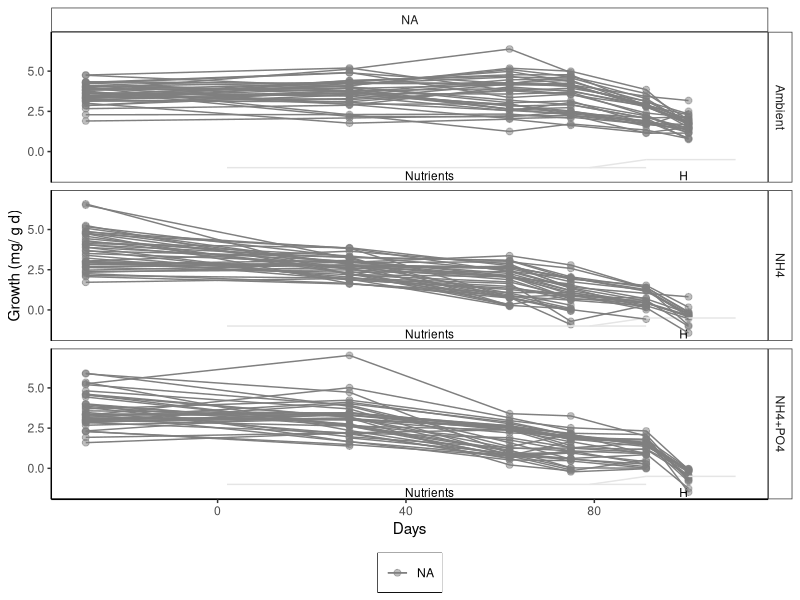
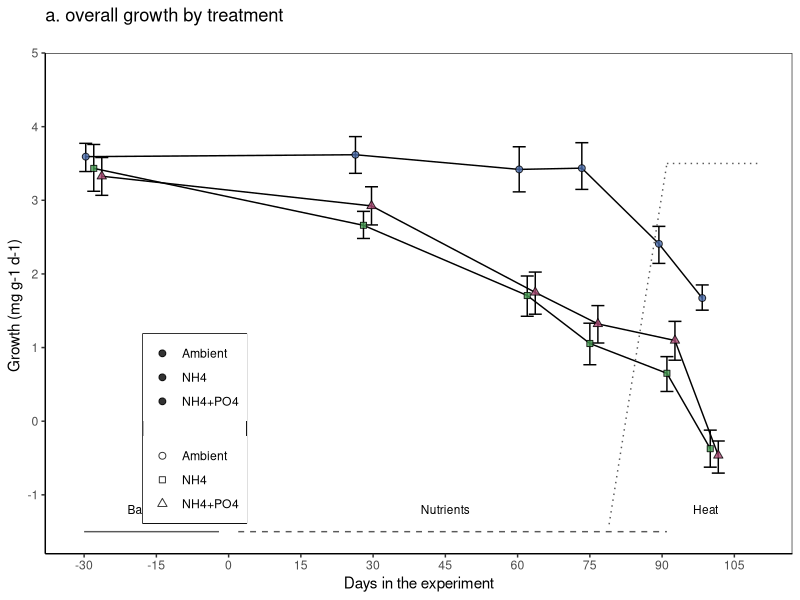
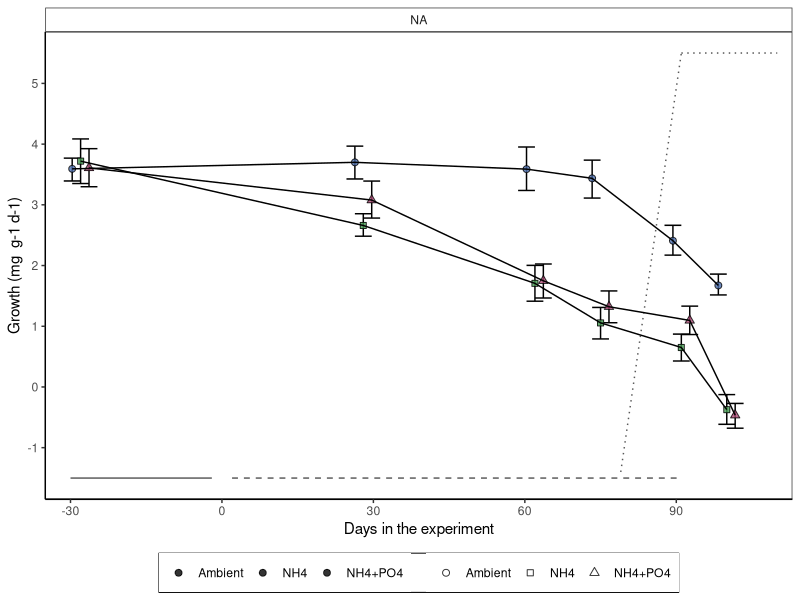

Source code (R) for these figures, in order: (Note: this script raises an error after producing the figures.)
## ---- chunk 1
knitr::opts_chunk$set(echo = TRUE, warning=FALSE, message=FALSE)
## ---- chunk 2

# Load all libraries and sources required to run the script
    library(tidyverse)
    library(ggthemes)
    library(lmerTest)
    library(emmeans)
    library(multcomp)
    library(gridExtra)
    library(nlme)
    library(lattice)
    library(rms)
    library(rstatix)

# Default ggplot settings

 ggthe_bw<-theme_bw() + theme(panel.grid.major = element_blank(), 
                    panel.grid.minor = element_blank(),
                    #panel.background = element_blank(), 
                    axis.line = element_line(colour = "black"),
                    plot.background=element_blank(),
                    legend.title = element_blank(), 
                    legend.box.background = element_rect(),
                    panel.background =element_rect(fill = NA, color = "white"),
                    legend.position="bottom",
                    strip.background =element_rect(fill=NA))
## ---- chunk 3
# Import data: 

  ## Growth long
    BW.Tall<-read.csv("Growth_corrected.csv", header = TRUE)
    
  ## Genotype information
    MOTE<-read.csv("Genotype_Info.csv", header = TRUE)
    BW.Tall<-merge(BW.Tall, MOTE, by="Gen", all.x=TRUE)
    
  ## Data type  
    BW.Tall$Initial.Date<-as.Date(BW.Tall$Initial.Date, "%m/%d/%y")
    BW.Tall$Final.Date<-as.Date(BW.Tall$Final.Date, "%m/%d/%y")
    BW.Tall$Days<-(as.numeric(as.Date(BW.Tall$Final.Date))-17485)
    BW.Tall$DayF<-(as.factor(BW.Tall$Days))
    BW.Tall$DayF<-factor(BW.Tall$DayF, levels = c("-28", "28", "62", "75", "91", "100"))
   
    ## corSymm requires consecutive integers 
    BW.Tall$TimePoint[BW.Tall$DayF=="-28"]<-"1"
    #BW.Tall$TimePoint[BW.Tall$DayF=="-7"]<-"4"
    BW.Tall$TimePoint[BW.Tall$DayF=="28"]<-"2"
    BW.Tall$TimePoint[BW.Tall$DayF=="62"]<-"3"
    BW.Tall$TimePoint[BW.Tall$DayF=="75"]<-"4"
    BW.Tall$TimePoint[BW.Tall$DayF=="91"]<-"5"
    BW.Tall$TimePoint[BW.Tall$DayF=="100"]<-"6"
    BW.Tall$TimePoint[BW.Tall$DayF=="113"]<-"7"
    BW.Tall$TimePoint<-as.numeric(BW.Tall$TimePoint)

    BW.Tall$Treatment <- as.character(BW.Tall$Treatment)
    BW.Tall$Treatment[BW.Tall$Treatment == "Control"] <- "Ambient"
    BW.Tall$Treatment[BW.Tall$Treatment == "N"] <- "NH4"
    BW.Tall$Treatment[BW.Tall$Treatment == "NP"] <- "NH4+PO4"
    BW.Tall$Treatment <- as.factor(BW.Tall$Treatment)
    
    BW.Tall$Nutrients <- "Nutrients"
    BW.Tall$Nutrients[BW.Tall$Treatment == "Ambient"] <- "Ambient"
    BW.Tall$Nutrients<-as.factor(BW.Tall$Nutrients)
    
    BW.Tall$Nutrients2 <- BW.Tall$Nutrients
    BW.Tall$Nutrients2[BW.Tall$DayF == "-28"] <- "Ambient"
    BW.Tall$Nutrients2<-as.factor(BW.Tall$Nutrients2)
    
    BW.Tall$Fra <- as.factor(BW.Tall$Fra)
    
    #BW.Tall$Colony <- as.factor(BW.Tall$Gen)
    BW.Tall$MoteGen<-factor(BW.Tall$MoteGen, 
                                   levels=c("G_48", "G_62","G_31", "G_08","G_07", "G_50"))
    BW.Tall$SampleID <- paste("Ac", BW.Tall$Fra, BW.Tall$TimePoint, sep = "_")
  
  # Remove unused columns    
    BW.Tall$Gen<-NULL
    BW.Tall$Time <-NULL
    BW.Tall$Period<-NULL
    BW.Tall$Original.Collection.Date <-NULL
    BW.Tall$Collection.Habitat <-NULL
    BW.Tall$Lat <-NULL
    BW.Tall$Lon <-NULL
    BW.Tall$WBS <-NULL
    
  # Remove recovery data points
    BW.Tall<-subset(BW.Tall, Initial.Date!="2017-10-18")
    BW.Tall<-subset(BW.Tall, Initial.Date!="2018-02-23") # After heat stress
  
## ---- chunk 4
BW_ColonyT<- ggplot(BW.Tall, aes (Days, dAW.gd, colour=MoteGen, group=(Fra))) +   
  stat_summary(fun.data = "mean_cl_boot",geom = "errorbar", width = 0.8)+
  stat_summary(fun.y=mean, geom="point", size =2, alpha=0.5) +
   ylab("Growth (mg/ g d)") +
  
     annotate("segment", x = 2, xend = 91, y = -1, yend = -1,
                   colour = "gray90", linetype=1)+
     annotate("segment", x = 79, xend = 91, y = -1, yend = -0.5,
                   colour = "gray90", linetype=1)+
     annotate("segment", x = 91, xend = 110, y = -0.5, yend = -0.5,
                   colour = "gray90", linetype=1)+
     annotate("text", x = 45, y = -1.5, label = "Nutrients", size=3)+
     annotate("text", x = 99, y = -1.5, label = "H", size=3)+
  stat_summary(fun.y=mean, geom="line") + ggthe_bw + facet_grid (~Treatment)  
BW_ColonyT+ facet_grid(Treatment~MoteGen)
## ---- chunk 5
N.fragments<-BW.Tall %>% 
     group_by(MoteGen) %>% dplyr::count(DayF)
N.fragments

## ---- chunk 6

Fill.colour<-scale_fill_manual(values = c ("#4A6CAA", "#469B53", "#AA4A74"))

# Treatment effect over time

    BW_Treat<- ggplot(BW.Tall, aes (Days, dAW.gd, fill=Treatment, shape=factor(Treatment))) + Fill.colour+
      scale_shape_manual(values=c(21, 22, 24), 
                         labels=c("Ambient", "NH4", "NH4+PO4"))+
      ggthe_bw + ggtitle("a. overall growth by treatment \n")+
      
  
      stat_summary(fun.data = "mean_cl_boot", geom = "errorbar",
                   position=position_dodge(width=5))+
      stat_summary(fun.y=mean, geom="line", 
                   position=position_dodge(width=5), linetype=1) +
      stat_summary(fun.y=mean, geom="point", size =2,  alpha=0.8,
                   position=position_dodge(width=5))  + 
  
      scale_x_continuous(name="Days in the experiment", 
                         breaks = seq(-30, 115, by=15)) +
      scale_y_continuous(name=("Growth (mg g-1 d-1) "),
                           limits = c(-1.8,5),
                           breaks = seq(-1, 5, 1),  
                           expand = c(0, 0))+
  
      annotate("segment", x = -30, xend = -2, y = -1.5, yend = -1.5,
                colour = "gray35")+
      annotate("text", x = -16, y = -1.2, label = "Baseline", size=3)+
    
      annotate("segment", x = 2, xend = 91, y = -1.5, yend = -1.5,
                colour = "gray35", linetype="dashed")+
      annotate("text", x = 45, y = -1.2, label = "Nutrients", size=3)+
    
      annotate("segment", x = 79, xend = 91, y = -1.4, yend = 3.5,
                colour = "gray35", linetype="dotted")+
    
      annotate("segment", x = 91, xend = 110, y = 3.5, yend = 3.5,
                colour = "gray35", linetype="dotted")+
      annotate("text", x = 99, y = -1.2, label = "Heat", size=3)+
      theme(legend.position = c(0.2,0.25))
  BW_Treat
  
# ggsave(file="Outputs/Figure3_BW_ICRS.svg", plot=BW_Treat, dpi = 300, units="in", width=5, height=4)
## ---- chunk 7

# Linear model 
  Model_treatment<-lmer(dAW.gd~Treatment * DayF + (1|Genotype) + (1|Fra) + (1|Replicate),
                        data = BW.Tall)
  anova(Model_treatment)
  ranova(Model_treatment)
  #summary(Model_treatment)

# Pairwise comparisons
  # Day specific comparisons
  BW.emmc<-emmeans(Model_treatment, ~Treatment|DayF)
  BW_groups<-cld(BW.emmc)
  BW_groups
  
  # Across days (temperature) comparisons
  BW.emmc<-emmeans(Model_treatment, ~Treatment*DayF)
  BW_groups<-cld(BW.emmc)
  BW_groups<-BW_groups[order(BW_groups$DayF,BW_groups$Treatment),]
  BW_groups
## ---- chunk 8
summary(BW.Tall)

# Sample means
BW.mean <- aggregate(dAW.gd~Treatment+Days, data=BW.Tall, mean, na.rm=TRUE)
          names(BW.mean)[3] <- "mean"
# sample SDs
BW.sd <- aggregate(dAW.gd~Treatment+Days, data=BW.Tall, sd, na.rm=TRUE)
          names(BW.sd)[3] <- "sd"
# Collect the summary statistics in a dataframe
BW.summaries <- merge(BW.mean, BW.sd)
print(BW.summaries, digits=3)
## ---- chunk 9

BW.Tall$TreatmentG<-BW.Tall$Treatment
BW.Tall$TreatmentG[BW.Tall$DayF==-28] <-"Ambient"

Colour.colour<-scale_colour_manual(values = c ("#4A6CAA", "#469B53", "#AA4A74"))
Fill.colour<-scale_fill_manual(values = c ("#4A6CAA", "#469B53", "#AA4A74"))

BW_Col <- ggplot(BW.Tall, aes(Days, dAW.gd, fill=Treatment,
                              shape=factor(Treatment))) +
      
     annotate("segment", x = -30, xend = -2, y = -1.5, yend = -1.5,
                colour = "gray35")+
      # annotate("text", x = -16, y = -1.2, label = "BL", size=3)+
    
      annotate("segment", x = 2, xend = 91, y = -1.5, yend = -1.5,
                colour = "gray35", linetype="dashed")+
      # annotate("text", x = 45, y = -1.2, label = "Nutrients", size=3)+
    
      annotate("segment", x = 79, xend = 91, y = -1.4, yend = 5.5,
                colour = "gray35", linetype="dotted")+
    
      annotate("segment", x = 91, xend = 110, y = 5.5, yend = 5.5,
                colour = "gray35",  linetype="dotted")+
      # annotate("text", x = 99, y = 3.5, label = "H", size=4)+
  
           stat_summary(fun.data = "mean_cl_boot",geom = "errorbar", 
                        position=position_dodge(width=5), width = 10)+
           stat_summary(fun.y=mean, geom="point", size =2,
                        position=position_dodge(width=5), alpha=0.8) +
           stat_summary(fun.y=mean, geom="line", 
                        position=position_dodge(width=5), linetype=1) + 
    scale_shape_manual(values=c(21, 22, 24),
                     labels=c("Ambient", "NH4", "NH4+PO4"))+
    ggthe_bw + Colour.colour + Fill.colour+
    scale_x_continuous(name="Days in the experiment",
                           limits = c(-35,113),
                           breaks = seq(-30, 113, 30),  
                           expand = c(0, 0))+
    scale_y_continuous(name="Growth (mg  g-1 d-1)", 
                      breaks = seq(-1, 5, by=1)) +
   #geom_hline(yintercept = 0, linetype=3)+
  theme(legend.position="bottom",
          legend.title = element_blank(), 
          strip.background =element_rect(fill=NA)) +

  facet_wrap(~MoteGen)
BW_Col

#ggsave(file="Outputs/S2a_Growth_genotype.svg", plot=BW_Col, width=5.5, height=5)

## ---- chunk 10
# sample means
BW.mean1 <- aggregate(dAW.gd~Treatment+Days+MoteGen, data=BW.Tall, mean, na.rm=TRUE)
          names(BW.mean1)[4] <- "mean"
      
# sample SDs
BW.sd1 <- aggregate(dAW.gd~Treatment+Days+MoteGen, data=BW.Tall, sd, na.rm=TRUE)
          names(BW.sd1)[4] <- "sd"
          
          
# Collect the summary statistics in a dataframe
    BW.summaries1<-merge(BW.mean1, BW.sd1)
    BW.summaries1<-BW.summaries1[order(BW.summaries1$MoteGen,BW.summaries1$Day),]
    BW.summaries1

## ---- chunk 11
  BW.Tall$Treatment2 <- "Nutrients"
  BW.Tall$Treatment2[BW.Tall$Treatment=="Ambient"] <- "Ambient"
  BW.Tall$Treatment2<-as.factor(BW.Tall$Treatment2)
  summary (BW.Tall$Treatment2)
## ---- chunk 12

Fig3b <- ggplot(BW.Tall, aes(Days, dAW.gd, colour=MoteGen, fill=MoteGen)) + 
  ggthe_bw + ggtitle("b. growth by genet and treatment")+
  stat_summary(fun.data = "mean_cl_boot",geom = "errorbar", width = 1,
                     position = position_dodge(2), alpha=0.8 )+
  stat_summary(fun.y=mean, geom="line", position = position_dodge(2),
               linetype=1, alpha=0.5) + 
  stat_summary(fun.y=mean, geom="point", size =2, shape=21, alpha=0.5,
                   position=position_dodge(width=2))  +
  theme(legend.position=c(0.2,0.3), 
        legend.title = element_blank(),
        strip.background = element_rect(fill="white"))+
  
  scale_x_continuous(name="Days in the experiment",
                           limits = c(-35,113),
                           breaks = seq(-30, 113, 15),  
                           expand = c(0, 0))+
  scale_y_continuous(name=("Growth (mg g-1 d-1) "),
                           limits = c(-1.8,5),
                           breaks = seq(-1, 5, 1),  
                           expand = c(0, 0))+
  
      annotate("segment", x = -30, xend = -2, y = -1.5, yend = -1.5,
                colour = "gray35")+
      annotate("text", x = -16, y = -1.2, label = "Baseline", size=3)+
    
      annotate("segment", x = 2, xend = 91, y = -1.5, yend = -1.5,
                colour = "gray35", linetype="dashed")+
      annotate("text", x = 45, y = -1.2, label = "Nutrients", size=3)+
    
      annotate("segment", x = 79, xend = 91, y = -1.4, yend = 4.5,
                colour = "gray35", linetype="dotted")+
    
      annotate("segment", x = 91, xend = 110, y = 4.5, yend = 4.5,
                colour = "gray35", linetype="dotted")+
      annotate("text", x = 99, y = -1.2, label = "Heat", size=3)+
  facet_grid(~Treatment2)
Fig3b

#ggsave(file="Outputs/Growth_genotype.svg", plot=BW_Col2, dpi = 300, units="in", width=6.5, height=4.5)

## ---- chunk 13
Figure.3<-grid.arrange(BW_Treat, Fig3b,
          ncol = 2,  widths = c(1.1,2))
#ggsave(file="Outputs/Figure3ab.svg", plot=Figure.3, width=7.5, height=4.5)
## ---- chunk 14
Colour.colour<-scale_colour_manual(values = c ("#4A6CAA", "#b45274"))
Fill.colour<-scale_fill_manual(values = c ("#4A6CAA",  "#b45274"))

BW_Col <- ggplot(BW.Tall, aes(Days, dAW.gd, fill=Treatment2,
                              shape=factor(Treatment2))) +
  
     annotate("segment", x = -30, xend = -2, y = -1.5, yend = -1.5,
            colour = "gray90", linetype=1)+
     annotate("segment", x = 2, xend = 91, y = -1.5, yend = -1.5,
                colour = "gray35", linetype=2)+
     annotate("segment", x = 79, xend = 91, y = -1.4, yend = 4.5,
                colour = "gray35", linetype=3)+
     annotate("segment", x = 91, xend = 110, y = 4.5, yend = 4.5,
                colour = "gray35", linetype=3)+
     
           stat_summary(fun.data = "mean_cl_boot",geom = "errorbar", 
                        position=position_dodge(width=5), width = 10)+
           stat_summary(fun.y=mean, geom="point", size =2,
                        position=position_dodge(width=5), alpha=0.8) +
           stat_summary(fun.y=mean, geom="line", 
                        position=position_dodge(width=5), linetype=1) + 
    scale_shape_manual(values=c(21, 14),
                     labels=c("A", "N+P"))+
           ggthe_bw + Colour.colour + Fill.colour +
  
    scale_x_continuous(name="Days in the experiment",
                           limits = c(-35,113),
                           breaks = seq(0, 113, 30),  
                           expand = c(0, 0))+
    scale_y_continuous(name="Growth rate (mg g-1 d-1) ", 
                         breaks = seq(-1, 5, by=1)) +
    #geom_hline(yintercept = 0, linetype=3)+
  
    theme(text=element_text(size=14),
          legend.position="none",
          legend.title = element_blank(), 
          strip.background =element_rect(fill=NA)) +
     facet_wrap(~MoteGen)
BW_Col
## ---- chunk 15
# Linear model 
  Model_genotype<-lmer(dAW.gd~MoteGen * Treatment2 *DayF + 
                         (1|Fra) + (1|Replicate),
                        data = BW.Tall)
  anova(Model_genotype)
  ranova(Model_genotype)
  #summary(Model_genotype)

# Pairwise comparisons
  # Day specific comparisons
  BW.emmc<-emmeans(Model_genotype, ~Treatment2|DayF)
  BW_groups<-cld(BW.emmc)
  BW_groups
  
  # Across days (temperature) comparisons
  BW.emmc<-emmeans(Model_genotype, ~Treatment2*DayF)
  BW_groups<-cld(BW.emmc)
  BW_groups<-BW_groups[order(BW_groups$DayF,BW_groups$Treatment),]
  BW_groups
  
  # genets comparisons
  BW.emmc<-emmeans(Model_genotype, ~Treatment2*DayF*MoteGen)
  BW_groups<-cld(BW.emmc)
  BW_groups<-BW_groups[order(BW_groups$DayF,
                             BW_groups$Treatment2, 
                             BW_groups$MoteGen),]
  BW_groups
  #write.csv(BW_groups, "Outputs/genotype_growth.csv", row.names = F)

## ---- chunk 16
# sample means
BW.mean2 <- aggregate(dAW.gd~Treatment2+Days+MoteGen, data=BW.Tall, mean, na.rm=TRUE)
          names(BW.mean2)[4] <- "mean"
      
# sample SDs
BW.sd2 <- aggregate(dAW.gd~Treatment2+Days+MoteGen, data=BW.Tall, sd, na.rm=TRUE)
          names(BW.sd2)[4] <- "sd"
          
          
# Collect the summary statistics in a dataframe
    BW.summaries2<-merge(BW.mean2, BW.sd2)
    BW.summaries2<-BW.summaries2[order(BW.summaries2$MoteGen,BW.summaries2$Day),]
    BW.summaries2
## ---- chunk 17

# Calculate relative changes (1 - Ambient)
      
BW.Tall$Nutrients2<-BW.Tall$Nutrients
BW.Tall$Nutrients2[BW.Tall$DayF=="-28"]<-"Ambient"
          
    BW.Summary <-BW.Tall %>%
          group_by(MoteGen, Nutrients2, DayF) %>%
          get_summary_stats(dAW.gd, type = "mean_sd")
    BW.Summary
    
    BW.Summary<-subset(BW.Summary, Nutrients2=="Ambient" )
    BW.Summary<-BW.Summary[, -3]
    BW.Summary<-BW.Summary[, -3]
    BW.Summary<-BW.Summary[, -3]
    names(BW.Summary)[3] <- "A_Mean"
    
    BW.Tall<-merge(BW.Tall, BW.Summary,  by=c("MoteGen", "DayF"), all.x = T)
    BW.Tall$Difference<-BW.Tall$dAW.gd-BW.Tall$A_Mean
## ---- chunk 18

Colour.colour<-scale_colour_manual(values = c ("#4A6CAA", "#b45274"))
Fill.colour<-scale_fill_manual(values = c ("#4A6CAA",  "#b45274"))

BW_Diff_Col <- ggplot(BW.Tall, aes(Days, Difference, fill=Nutrients2,
                              shape=factor(Nutrients2))) +
      annotate("segment", x = -30, xend = 0, y = -3.5, yend = -3.5,
                  colour = "gray35", linetype = 1)+  
      annotate("segment", x = 2, xend = 91, y = -3.5, yend = -3.5,
                colour = "gray35", linetype = "dashed")+
      annotate("segment", x = 79, xend = 91, y = -3.5, yend = 1,
                colour = "gray35", linetype = "dotted")+
      annotate("segment", x = 91, xend = 110, y =1, yend =1,
                colour = "gray35",  linetype = "dotted")+
    
      stat_summary(fun.data = "mean_cl_boot",geom = "errorbar", 
                        position=position_dodge(width=5), width = 10)+
      stat_summary(fun.y=mean, geom="point", size =2,
                        position=position_dodge(width=5), alpha=0.8) +
      stat_summary(fun.y=mean, geom="line", 
                        position=position_dodge(width=5), linetype=1) + 
      
      scale_shape_manual(values=c(21, 14),
                     labels=c("A", "N and N+P"))+ 
      ggthe_bw + Colour.colour + Fill.colour +
      scale_x_continuous(name="Days in the experiment",
                           limits = c(-35,113),
                           breaks = seq(0, 113, 30),  
                           expand = c(0, 0))+
      scale_y_continuous(name="Difference in growth (mg g-1 d-1) respecto to ambient", 
                         breaks = seq(-4, 1.5, by=1)) +
  
    theme(legend.title = element_blank(), 
          strip.background =element_rect(fill=NA)) +

     facet_wrap(~MoteGen)
BW_Diff_Col
        
#ggsave(file="Outputs/S_3_BW_Diff_Col.svg", plot=BW_Diff_Col, width=5.0, height=5)
          
## ---- chunk 19
# Calculate percentages changes (1 - Control)
  BW.Tall$percentage<-(BW.Tall$Difference/BW.Tall$A_Mean)*100

## ---- chunk 20

Colour.colour<-scale_colour_manual(values = c ("#4A6CAA", "#b45274"))
Fill.colour<-scale_fill_manual(values = c ("#4A6CAA",  "#b45274"))

BW_perent_Col <- ggplot(BW.Tall, aes(Days, percentage, fill=Nutrients2,
                              shape=factor(Nutrients2))) +
      annotate("segment", x = -30, xend = 0, y = -140, yend = -140,
                  colour = "gray35", linetype = 1)+  
      annotate("segment", x = 2, xend = 91, y = -140, yend = -140,
                colour = "gray35", linetype = "dashed")+
      annotate("segment", x = 79, xend = 91, y = -139, yend = 28,
                colour = "gray35", linetype = "dotted")+
      annotate("segment", x = 91, xend = 110, y = 28, yend =28,
                colour = "gray35",  linetype = "dotted")+
    
           stat_summary(fun.data = "mean_cl_boot",geom = "errorbar", 
                        position=position_dodge(width=5), width = 10)+
           stat_summary(fun.y=mean, geom="point", size =2,
                        position=position_dodge(width=5), alpha=0.8) +
           stat_summary(fun.y=mean, geom="line", 
                        position=position_dodge(width=5), linetype=1) + 
    scale_shape_manual(values=c(21, 14),
                     labels=c("A", "N and N+P"))+
           ggthe_bw + Colour.colour + Fill.colour +
    scale_x_continuous(name="Days in the experiment",
                           limits = c(-35,113),
                           breaks = seq(0, 113, 30),  
                           expand = c(0, 0))+
    scale_y_continuous(name="Percentage of growth change respecto to ambient", 
                         breaks = seq(-140, 100, by=20)) +
  
      theme(legend.title = element_blank(), 
          strip.background =element_rect(fill=NA)) +

     facet_wrap(~MoteGen)
BW_perent_Col

#ggsave(file="Outputs/S_3_BW_Percentaje_Col.svg", plot=BW_perent_Col, width=5.0, height=5)

## ---- chunk 21
# Calculate relative changes (mean per treatment - genotype per treatment)
    
    BW.Summary2 <-BW.Tall %>%
          group_by(Nutrients2, DayF) %>%
          get_summary_stats(dAW.gd, type = "mean_sd")
    BW.Summary2
    
    BW.Summary2<-BW.Summary2[, -3]
    BW.Summary2<-BW.Summary2[, -3]
    BW.Summary2<-BW.Summary2[, -4]
    
    BW.Tall<-merge(BW.Tall, BW.Summary2,  by=c("Nutrients2", "DayF"), all.x = T)
    BW.Tall$Difference2<-BW.Tall$dAW.gd-BW.Tall$mean
## ---- chunk 22

Colour.colour<-scale_colour_manual(values = c ("#4A6CAA", "#b45274"))
Fill.colour<-scale_fill_manual(values = c ("#4A6CAA",  "#b45274"))

BW_Diff_Col2 <- ggplot(BW.Tall, aes(Days, Difference2, fill=Nutrients2,
                              shape=factor(Nutrients2))) +
      annotate("segment", x = -30, xend = 0, y = -2.5, yend = -2.5,
                  colour = "gray35", linetype = 1)+  
      annotate("segment", x = 2, xend = 91, y = -2.5, yend = -2.5,
                colour = "gray35", linetype = "dashed")+
      annotate("segment", x = 79, xend = 91, y = -2.5, yend = 1.5,
                colour = "gray35", linetype = "dotted")+
      annotate("segment", x = 91, xend = 110, y =1.5, yend =1.5,
                colour = "gray35",  linetype = "dotted")+
   annotate("segment", x = -30, xend = 110, y = 0, yend = 0,
                  colour = "gray90", linetype = 1)+  
    
      stat_summary(fun.data = "mean_cl_boot",geom = "errorbar", 
                        position=position_dodge(width=5), width = 10)+
      stat_summary(fun.y=mean, geom="point", size =2,
                        position=position_dodge(width=5), alpha=0.8) +
      stat_summary(fun.y=mean, geom="line", 
                        position=position_dodge(width=5), linetype=1) + 
      
      scale_shape_manual(values=c(21, 14),
                     labels=c("A", "N and N+P"))+ 
      ggthe_bw + Colour.colour + Fill.colour +
      scale_x_continuous(name="Days in the experiment",
                           limits = c(-35,113),
                           breaks = seq(0, 113, 30),  
                           expand = c(0, 0))+
      scale_y_continuous(name="Difference in growth (mg g-1 d-1) respecto to mean treatment", 
                         breaks = seq(-4, 1.5, by=1)) +
  
    theme(text=element_text(size=12),
          legend.position="bottom",
          legend.title = element_blank(), 
          strip.background =element_rect(fill=NA)) +

     facet_wrap(~MoteGen)
BW_Diff_Col2
        
#ggsave(file="Outputs/S_3_BW_Diff_Col.svg", plot=BW_Diff_Col, width=5.0, height=5)
          
## ---- chunk 23
# Calculate percentages changes (1 - Control)
  BW.Tall$percentage2<-(BW.Tall$Difference2/BW.Tall$mean)*100

## ---- chunk 24
Colour.colour<-scale_colour_manual(values = c ("#4A6CAA", "#b45274"))
Fill.colour<-scale_fill_manual(values = c ("#4A6CAA",  "#b45274"))

BW_perent_Col3 <- ggplot(BW.Tall, aes(Days, percentage2, fill=Nutrients2,
                              shape=factor(Nutrients2))) +
      annotate("segment", x = -30, xend = 0, y = -140, yend = -140,
                  colour = "gray35", linetype = 1)+  
      annotate("segment", x = 2, xend = 91, y = -140, yend = -140,
                colour = "gray35", linetype = "dashed")+
      annotate("segment", x = 79, xend = 91, y = -139, yend = 28,
                colour = "gray35", linetype = "dotted")+
      annotate("segment", x = 91, xend = 110, y = 28, yend =28,
                colour = "gray35",  linetype = "dotted")+
    
           stat_summary(fun.data = "mean_cl_boot",geom = "errorbar", 
                        position=position_dodge(width=5), width = 10)+
           stat_summary(fun.y=mean, geom="point", size =2,
                        position=position_dodge(width=5), alpha=0.8) +
           stat_summary(fun.y=mean, geom="line", 
                        position=position_dodge(width=5), linetype=1) + 
    scale_shape_manual(values=c(21, 14),
                     labels=c("A", "N and N+P"))+
           ggthe_bw + Colour.colour + Fill.colour +
    scale_x_continuous(name="Days in the experiment",
                           limits = c(-35,113),
                           breaks = seq(0, 113, 30),  
                           expand = c(0, 0))+
    scale_y_continuous(name="Percentage of growth change respecto to ambient", 
                         breaks = seq(-140, 100, by=20)) +
  
      theme(text=element_text(size=12),
          legend.position="bottom",
          legend.title = element_blank(), 
          strip.background =element_rect(fill=NA)) +

     facet_wrap(~MoteGen)
BW_perent_Col3

#ggsave(file="Outputs/S_3_BW_Percentaje_Col.svg", plot=BW_perent_Col, width=5.0, height=5)

## ---- chunk 25
summary(BW.Tall$DayF)
BW.Acer_28<-subset(BW.Tall, DayF=="-28")
BW.Acer75<-subset(BW.Tall, DayF=="75")
BW.Acer92<-subset(BW.Tall, DayF=="91")
BW.Acer110<-subset(BW.Tall, DayF=="100")

BW.AcerTimePoints<-rbind(BW.Acer_28, BW.Acer75, BW.Acer92, BW.Acer110)

BW_Timepoints<- ggplot(BW.AcerTimePoints, aes (DayF, dAW.gd, fill=MoteGen, shape=Nutrients2)) +
  #ggtitle("(a) Baseline")+
  scale_shape_manual(values=c(21, 14),
                     labels=c("A", "N and N+P"))+
  stat_summary(fun.data = "mean_cl_boot",geom = "errorbar", width = 0.2) +
  stat_summary(fun.y=mean, geom="point", size =3, alpha=0.9) + ggthe_bw +
    scale_y_continuous(name=("Growth (mg/ g d) "),
                     limits = c(-1,6),
                     breaks = seq(-1, 6, by=1))+
  theme(legend.position="right",
        legend.title = element_blank(), 
        strip.background =element_rect(fill=NA))+ 
  facet_grid(~MoteGen)
BW_Timepoints

BW_Timepoints<- ggplot(BW.AcerTimePoints, aes (MoteGen, dAW.gd, fill=MoteGen, shape=Nutrients2)) +
  #ggtitle("(a) Baseline")+
  scale_shape_manual(values=c(21, 14),
                     labels=c("A", "N and N+P"))+
  stat_summary(fun.y=mean, geom="point", size =3, alpha=0.9) + ggthe_bw +
  stat_summary(fun.data = "mean_cl_boot",geom = "errorbar", width = 0.2) +
  scale_y_continuous(name=("Growth (mg/ g d) "),
                     limits = c(-1,6),
                     breaks = seq(-1, 6, by=1))+
  theme(legend.position="right",
        legend.title = element_blank(), 
        strip.background =element_rect(fill=NA))+ 
  facet_grid(~DayF)
BW_Timepoints

#ggsave(file="Outputs/S4_YII_Treat_Colo.svg", plot=BW_Timepoints, width=5.5, height=3)
## ---- chunk 26
A_data<-subset(BW.Tall, Treatment=="Ambient")

fit1 <- gls(dAW.gd ~ DayF *MoteGen, data=A_data,
  correlation=corSymm(form=~TimePoint|Fra),
  weights=varIdent(form=~1|TimePoint),
  na.action=na.exclude,
  control=glsControl(opt="optim"))
## ---- chunk 27
summary(fit1)
intervals(fit1)
anova(fit1, type="marginal")
getVarCov(fit1)
residuals(fit1, type="pearson")

par(mfrow=c(1,2))
plot(fitted(fit1), residuals(fit1, type="pearson"))
abline(h=0)
qqnorm(residuals(fit1, type="pearson"))
abline(0,1)
## ---- chunk 28
clda_Gls_1 <- Gls(dAW.gd ~ DayF * MoteGen, 
                  correlation=corSymm (form = ~TimePoint|Fra),
        weights=varIdent(form=~1|TimePoint),
        na.action=na.exclude,
        control=glsControl(opt="optim"),
        data=A_data)

data1<-expand.grid(DayF=unique(BW.Tall$DayF),
                   MoteGen=unique(BW.Tall$MoteGen))

predictions_1 <- cbind(data1, 
predict (clda_Gls_1, data1, conf.int=0.95))

predictions_1$Days<-as.numeric(as.character(predictions_1$DayF))

## ---- chunk 29
pd <- position_dodge(2)
limits <- aes(ymax = upper , ymin=lower, shape=MoteGen)

pCI1 <- ggplot(predictions_1, aes(y=linear.predictors, x=Days, 
                                fill=MoteGen)) + 
        geom_errorbar(limits, width= 2 , position=pd) + 
        geom_line(aes(group=MoteGen, y=linear.predictors), position=pd, size=0.1) + 
        geom_point(aes(fill=MoteGen), shape=21, position=pd, size=4, alpha=0.8) +
        
        ggthe_bw+
        
        geom_hline(yintercept = 0, linetype=3)+
      
        scale_x_continuous(name="Days in the experiment", 
                         breaks = seq(0, 115, by=15)) +
        scale_y_continuous(name="Estimated growth (mg / g d) ", 
                         breaks = seq(-1, 4, by=1)) +
    
        theme(text=element_text(size=14),
          legend.position="right",
          legend.title = element_blank(), 
          strip.background =element_rect(fill=NA)) +
    
      annotate("segment", x = -30, xend = -2, y = -1.5, yend = -1.5,
                colour = "gray90")+
      annotate("text", x = -16, y = -1.2, label = "Baseline", size=3)+
    
      annotate("segment", x = 2, xend = 91, y = -1.5, yend = -1.5,
                colour = "gray90")+
      annotate("text", x = 45, y = -1.2, label = "Nutrients", size=3)+
    
      annotate("segment", x = 79, xend = 91, y = -1.4, yend = -1,
                colour = "gray90")+
    
      annotate("segment", x = 91, xend = 110, y = -1, yend = -1,
                colour = "gray90")+
      annotate("text", x = 99, y = -1.2, label = "Heat", size=3)
 
 
pCI1
## ---- chunk 30
# Calculate relative changes (1 - Ambient)
    D75<-subset(predictions_1, DayF=="75" )
    D75 <- subset(D75, select = c(MoteGen, linear.predictors))
    colnames(D75)<-c("MoteGen", "Day75")
    H_effects<-merge(predictions_1, D75, by=c("MoteGen"), all.x = T)
    summary(H_effects)

H_effects$effects<-(H_effects$linear.predictors-H_effects$Day75)
    H_effects$effects_l<-H_effects$lower-H_effects$Day75          
    H_effects$effects_u<-H_effects$upper-H_effects$Day75          
    
## ---- chunk 31
pd <- position_dodge(3)
limits <- aes(ymax = effects_u , ymin=effects_l, shape=MoteGen)

Gen_heat <- ggplot(H_effects, aes(y=effects, x=Days, 
                                fill=MoteGen)) + 
        geom_errorbar(limits, width= 10 , position=pd) + 
        geom_line(aes(group=MoteGen, y=effects), position=pd, size=0.1) + 
        geom_point(aes(fill=MoteGen), shape=21, position=pd, size=4, alpha=0.8) +
        
        ggthe_bw+
        
        geom_hline(yintercept = 0, linetype=3)+
      
        scale_x_continuous(name="Days in the experiment", 
                         breaks = seq(0, 115, by=15)) +
        #scale_y_continuous(name="Estimated growth (mg / g d) ", 
         #                breaks = seq(-1, 4, by=1)) +
    
        theme(text=element_text(size=14),
          legend.position="right",
          legend.title = element_blank(), 
          strip.background =element_rect(fill=NA)) +
    
      annotate("segment", x = -30, xend = -2, y = -1.5, yend = -1.5,
                colour = "gray90")+
      annotate("text", x = -16, y = -1.2, label = "Baseline", size=3)+
    
      annotate("segment", x = 2, xend = 91, y = -1.5, yend = -1.5,
                colour = "gray90")+
      annotate("text", x = 45, y = -1.2, label = "Nutrients", size=3)+
    
      annotate("segment", x = 79, xend = 91, y = -1.4, yend = -1,
                colour = "gray90")+
    
      annotate("segment", x = 91, xend = 110, y = -1, yend = -1,
                colour = "gray90")+
      annotate("text", x = 99, y = -1.2, label = "Heat", size=3)

Gen_heat
## ---- chunk 32
fit2 <- gls(dAW.gd~Treatment * DayF, data=subset(BW.Tall),
    correlation=corSymm(form=~TimePoint|Fra),
    weights=varIdent(form=~1|TimePoint),
    na.action=na.exclude,
    control=glsControl(opt="optim"))

## ---- chunk 33
summary(fit2)
  intervals(fit2)
  anova(fit2, type="marginal")
  getVarCov(fit2)
  #residuals(fit2, type="pearson")
  
  par(mfrow=c(1,2))
  plot(fitted(fit2), residuals(fit2, type="pearson"))
  abline(h=0)
  qqnorm(residuals(fit2, type="pearson"))
  abline(0,1)
## ---- chunk 34
clda_Gls_2 <- Gls(dAW.gd~Treatment * DayF, data=BW.Tall,
  correlation=corSymm(form=~TimePoint|Fra),
  weights=varIdent(form=~1|TimePoint),
  na.action=na.exclude,
  control=glsControl(opt="optim"))

data2<-expand.grid(DayF=unique(BW.Tall$DayF),
                   Treatment=unique(BW.Tall$Treatment))

predictions_2 <- cbind(data2, 
predict (clda_Gls_2, data2, conf.int=0.95))

predictions_2$Days<-as.numeric(as.character(predictions_2$DayF))
## ---- chunk 35
pd <- position_dodge(2)
limits <- aes(ymax = upper , ymin=lower, shape=Treatment)

Model_Tratement <- ggplot(predictions_2, aes(y=linear.predictors, x=Days, 
                                fill=Treatment)) + 
        geom_errorbar(limits, width= 2 , position=pd) + 
        geom_line(aes(group=Treatment, y=linear.predictors), position=pd, size=0.1) + 
        geom_point(aes(fill=Treatment), shape=21, position=pd, size=4, alpha=0.8) +
        
        ggthe_bw+
        geom_hline(yintercept = 0, linetype=3)+
      
        scale_x_continuous(name="Days in the experiment", 
                         breaks = seq(0, 115, by=15)) +
        scale_y_continuous(name="Estimated growth (mg / g d) ", 
                         breaks = seq(-1, 4, by=1)) +
    
        theme(text=element_text(size=14),
          legend.position="right",
          legend.title = element_blank(), 
          strip.background =element_rect(fill=NA)) +
    
      annotate("segment", x = -30, xend = -2, y = -1.5, yend = -1.5,
                colour = "gray90")+
      annotate("text", x = -16, y = -1.2, label = "Baseline", size=3)+
    
      annotate("segment", x = 2, xend = 91, y = -1.5, yend = -1.5,
                colour = "gray90")+
      annotate("text", x = 45, y = -1.2, label = "Nutrients", size=3)+
    
      annotate("segment", x = 79, xend = 91, y = -1.4, yend = -1,
                colour = "gray90")+
    
      annotate("segment", x = 91, xend = 110, y = -1, yend = -1,
                colour = "gray90")+
      annotate("text", x = 99, y = -1.2, label = "Heat", size=3)
 
Model_Tratement
## ---- chunk 36
BW.nutrients<-subset(BW.Tall, Days<91)
fit3 <- gls(dAW.gd ~ Treatment * DayF * Genotype, data=BW.nutrients,
     correlation=corSymm(form=~TimePoint|Fra),
      weights=varIdent(form=~1|TimePoint),
      na.action=na.exclude,
      control=glsControl(opt="optim"))

## ---- chunk 37
summary(fit3)

intervals(fit3)
anova(fit3, type="marginal")
getVarCov(fit3)
#residuals(fit3, type="pearson")

par(mfrow=c(1,2))
plot(fitted(fit3), residuals(fit3, type="pearson"))
abline(h=0)
qqnorm(residuals(fit3, type="pearson"))
abline(0,1)
## ---- chunk 38
clda_Gls_3 <- Gls(dAW.gd~ DayF* Treatment * MoteGen, data=BW.nutrients,
  correlation=corSymm(form=~TimePoint|Fra),
  weights=varIdent(form=~1|TimePoint),
  na.action=na.exclude,
  control=glsControl(opt="optim"))


data3<-expand.grid(DayF=unique(BW.nutrients$DayF),
                   Treatment=unique(BW.nutrients$Treatment),
                   MoteGen=unique(BW.nutrients$MoteGen))

predictions_3 <- cbind(data3,
                       predict (clda_Gls_3, data3, conf.int=0.95))

predictions_3$Days<-as.numeric(as.character(predictions_3$Day))
## ---- chunk 39
pd <- position_dodge(2)
limits <- aes(ymax = upper , ymin=lower, shape=Treatment)

Model_Tratement <- ggplot(predictions_3, aes(y=linear.predictors, x=Days, 
                                fill=Treatment)) + 
        geom_errorbar(limits, width= 2 , position=pd) + 
        geom_line(aes(group=Treatment, y=linear.predictors), position=pd, size=0.1) + 
        geom_point(aes(fill=Treatment), shape=21, position=pd, size=4, alpha=0.8) +
        
        ggthe_bw+
        
        geom_hline(yintercept = 0, linetype=3)+
      
        scale_x_continuous(name="Days in the experiment", 
                         breaks = seq(0, 115, by=15)) +
        scale_y_continuous(name="Estimated growth (mg / g d) ", 
                         breaks = seq(-1, 4, by=1)) +
    
        theme(text=element_text(size=14),
          legend.position="right",
          legend.title = element_blank(), 
          strip.background =element_rect(fill=NA)) +
    
      annotate("segment", x = -30, xend = -2, y = -1.5, yend = -1.5,
                colour = "gray90")+
      annotate("text", x = -16, y = -1.2, label = "Baseline", size=3)+
    
      annotate("segment", x = 2, xend = 91, y = -1.5, yend = -1.5,
                colour = "gray90")+
      annotate("text", x = 45, y = -1.2, label = "Nutrients", size=3)+
    
      annotate("segment", x = 79, xend = 91, y = -1.4, yend = -1,
                colour = "gray90")+
    
      annotate("segment", x = 91, xend = 110, y = -1, yend = -1,
                colour = "gray90")+
      annotate("text", x = 99, y = -1.2, label = "Heat", size=3)
 
Model_Tratement + facet_wrap(~MoteGen)
